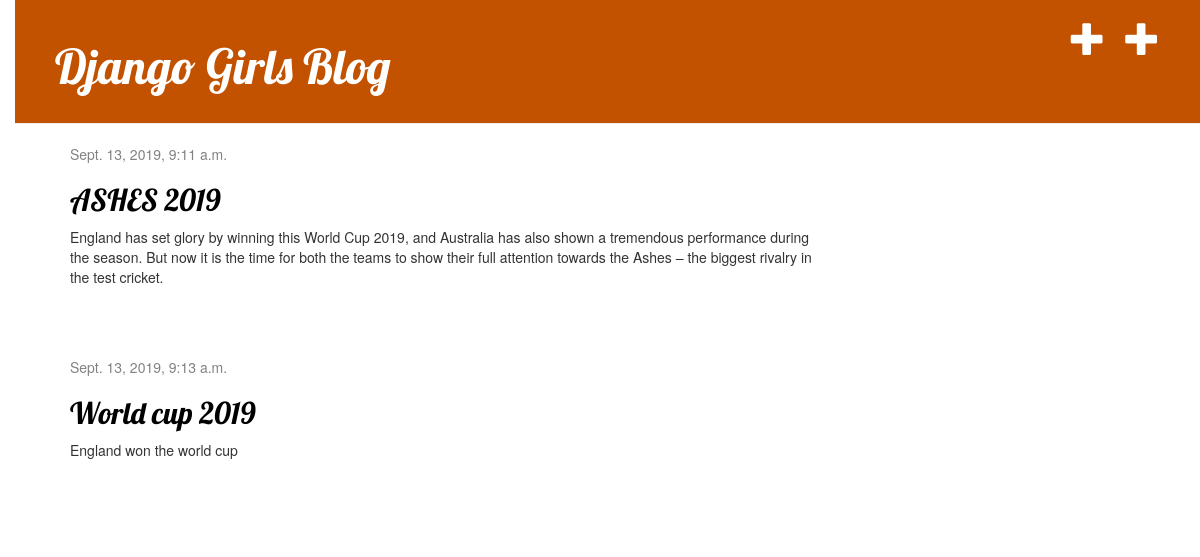
/ (signed in), run on the app's committed database.
### blog/models.py (models this page shows, shortened)
class Post(models.Model):
    author = models.ForeignKey(settings.AUTH_USER_MODEL, on_delete=models.CASCADE)
    title = models.CharField(max_length=200)
    text = models.TextField()
    created_date = models.DateTimeField(default=timezone.now)
    published_date = models.DateTimeField(blank=True, null=True)

### blog/views.py (the view)
# urls.py: path('', views.post_list, name='post_list'),
def post_list(request):
    posts = Post.objects.filter(published_date__lte=timezone.now()).order_by('published_date')
    return render(request, 'blog/post_list.html', {'posts': posts})

### blog/templates/blog/post_list.html
{% extends 'blog/base.html' %}
    {% block content %}
        {% for post in posts %}
            <div class="post">
                <div class="date">
                   {{ post.published_date }}
                </div>
                <h2><a href="{% url 'post_detail' pk=post.pk %}">{{ post.title }}</a></h2>
                <p>{{ post.text|linebreaksbr }}</p>
            </div>
        {% endfor %}
    {% endblock %}

### blog/static/css/blog.css (style rules this page uses)
h1 a, h2 a { color: #C25100; font-family: 'Lobster'; }
body { padding-left: 15px; }
h1, h2, h3, h4 { font-family: 'Lobster', cursive; }
.date { color: #828282; }
.post { margin-bottom: 70px; }
.post h2 a, .post h2 a:visited { color: #000000; }

### data on the page
Post: published_date "Sept. 13, 2019, 9:11 a.m.", title "ASHES 2019", text "England has set glory by winning this World Cup 2019, and Australia has also shown a tremendous performance during the season. But now it is the time for both the teams to show their full attention towards the Ashes – the biggest rivalry in the test cricket."
Post: published_date "Sept. 13, 2019, 9:13 a.m.", title "World cup 2019", text "England won the world cup"
